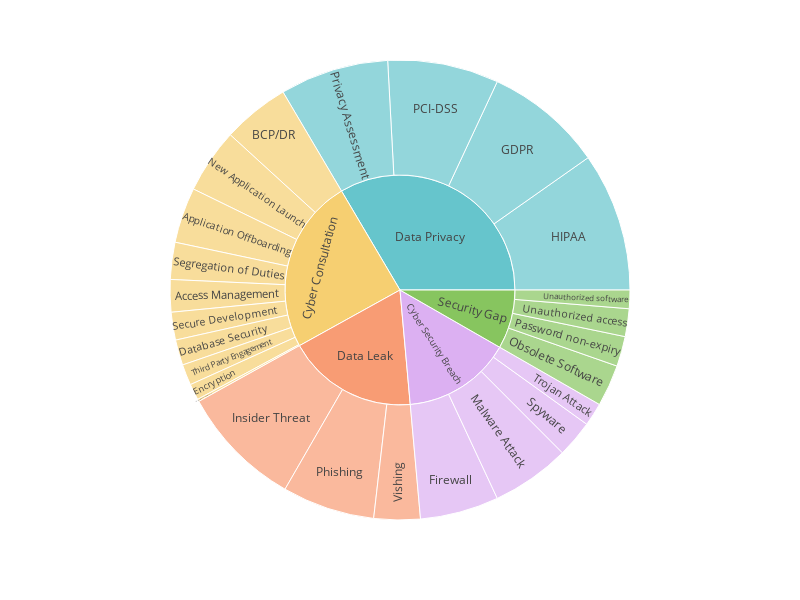

The cell this chart's notebook holds for it:
### Markdown cell above
#### How many cases have been worked in each category and Sub-Category?

### Code cell
sun = pd.DataFrame(plt_df.groupby(['Category','Sub Category'])['Ticket No'].count())
sun.reset_index(inplace= True)
sun.rename(columns={'Ticket No':'No.of Tickets'}, inplace= True)
sun.to_excel('sunburst.xlsx')

px.sunburst(sun, path=['Category', 'Sub Category'], values='No.of Tickets',
            color_discrete_sequence=px.colors.qualitative.Pastel,
            width=800, height=600)

### Figure 1 — Plotly figure (JSON) as saved in the notebook; plotly's stock layout.template omitted (floating-point values rounded to 4 significant figures)
{"data": [{"branchvalues": "total", "domain": {"x": [0, 1], "y": [0, 1]}, "hovertemplate": "labels=%{label}<br>No.of Tickets=%{value}<br>parent=%{parent}<br>id=%{id}<extra></extra>", "ids": ["Cyber Consultation/Access Management", "Cyber Consultation/Application Offboarding", "Cyber Consultation/BCP/DR", "Cyber Consultation/Database Security", "Cyber Consultation/Encryption", "Cyber Security Breach/Firewall", "Data Privacy/GDPR", "Data Privacy/HIPAA", "Data Leak/Insider Threat", "Cyber Security Breach/Malware Attack", "Cyber Consultation/Network Security", "Cyber Consultation/New Application Launch", "Security Gap/Obsolete Software", "Data Privacy/PCI-DSS", "Security Gap/Password non-expiry", "Data Leak/Phishing", "Data Privacy/Privacy Assessment", "Cyber Consultation/Secure Development", "Cyber Consultation/Segregation of Duties", "Cyber Security Breach/Spyware", "Cyber Consultation/Third Party Engagement", "Cyber Security Breach/Trojan Attack", "Security Gap/Unauthorized access", "Security Gap/Unauthorized software", "Data Leak/Vishing", "Cyber Consultation", "Cyber Security Breach", "Data Leak", "Data Privacy", "Security Gap"], "labels": ["Access Management", "Application Offboarding", "BCP/DR", "Database Security", "Encryption", "Firewall", "GDPR", "HIPAA", "Insider Threat", "Malware Attack", "Network Security", "New Application Launch", "Obsolete Software", "PCI-DSS", "Password non-expiry", "Phishing", "Privacy Assessment", "Secure Development", "Segregation of Duties", "Spyware", "Third Party Engagement", "Trojan Attack", "Unauthorized access", "Unauthorized software", "Vishing", "Cyber Consultation", "Cyber Security Breach", "Data Leak", "Data Privacy", "Security Gap"], "name": "", "parents": ["Cyber Consultation", "Cyber Consultation", "Cyber Consultation", "Cyber Consultation", "Cyber Consultation", "Cyber Security Breach", "Data Privacy", "Data Privacy", "Data Leak", "Cyber Security Breach", "Cyber Consultation", "Cyber Consultation", "Security Gap", "Data Privacy", "Security Gap", "Data Leak", "Data Privacy", "Cyber Consultation", "Cyber Consultation", "Cyber Security Breach", "Cyber Consultation", "Cyber Security Breach", "Security Gap", "Security Gap", "Data Leak", "", "", "", "", ""], "type": "sunburst", "values": [14, 24, 29, 11, 7, 34, 51, 60, 53, 34, 1, 28, 18, 48, 13, 40, 47, 12, 16, 16, 9, 10, 12, 8, 20, 151, 94, 113, 206, 51]}], "layout": {"height": 600, "legend": {"tracegroupgap": 0}, "margin": {"t": 60}, "sunburstcolorway": ["rgb(102, 197, 204)", "rgb(246, 207, 113)", "rgb(248, 156, 116)", "rgb(220, 176, 242)", "rgb(135, 197, 95)", "rgb(158, 185, 243)", "rgb(254, 136, 177)", "rgb(201, 219, 116)", "rgb(139, 224, 164)", "rgb(180, 151, 231)", "rgb(179, 179, 179)"], "width": 800}}
